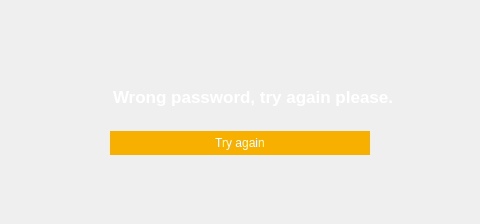
<?xml version="1.0" encoding="UTF-8"?>
<ui version="4.0">
 <class>Dialog</class>
 <widget class="QDialog" name="Dialog">
  <property name="geometry">
   <rect>
    <x>0</x>
    <y>0</y>
    <width>480</width>
    <height>224</height>
   </rect>
  </property>
  <property name="windowTitle">
   <string>Dialog</string>
  </property>
  <widget class="QWidget" name="widget" native="true">
   <property name="geometry">
    <rect>
     <x>0</x>
     <y>0</y>
     <width>480</width>
     <height>224</height>
    </rect>
   </property>
   <property name="styleSheet">
    <string notr="true">.QWidget{background-image: url(:/public/png/public/rectangle.png);border:0px;}</string>
   </property>
   <widget class="QLabel" name="title">
    <property name="geometry">
     <rect>
      <x>113</x>
      <y>80</y>
      <width>281</width>
      <height>34</height>
     </rect>
    </property>
    <property name="font">
     <font>
      <family>Arial</family>
      <pointsize>13</pointsize>
      <weight>75</weight>
      <bold>true</bold>
     </font>
    </property>
    <property name="styleSheet">
     <string notr="true">.QLabel{background-color: transparent; border:0; color :white}</string>
    </property>
    <property name="text">
     <string>Wrong password, try again please.</string>
    </property>
   </widget>
   <widget class="QPushButton" name="try_bt">
    <property name="geometry">
     <rect>
      <x>110</x>
      <y>131</y>
      <width>260</width>
      <height>24</height>
     </rect>
    </property>
    <property name="styleSheet">
     <string notr="true">QPushButton{background-color: rgb(248,176,0); border:0; color :white}</string>
    </property>
    <property name="text">
     <string>Try again</string>
    </property>
   </widget>
  </widget>
 </widget>
 <resources>
  <include location="title.qrc"/>
 </resources>
 <connections/>
</ui>
